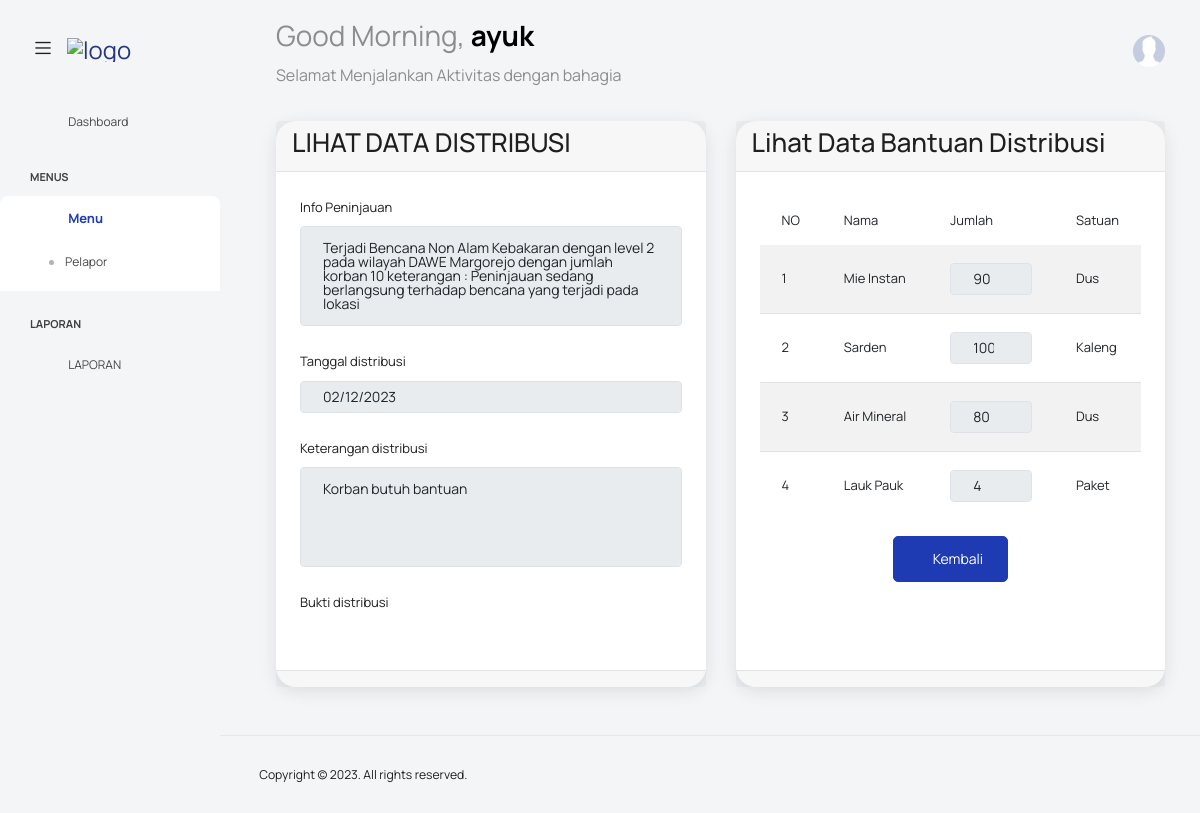
Page /?distribusi=lihat&id=3 (signed in) on the committed database.
### tables this page shows
CREATE TABLE `peninjauan` (
  `id_peninjauan` int(11) NOT NULL,
  `id_pelaporan` int(11) DEFAULT NULL,
  `id_wilayah` int(11) DEFAULT NULL,
  `id_bencana` int(11) DEFAULT NULL,
  `id_petugas_kajian` int(11) DEFAULT NULL,
  `kategori_bencana` varchar(20) DEFAULT NULL,
  `level_bencana` int(11) DEFAULT NULL,
  `tanggal_peninjauan` date DEFAULT NULL,
  `jumlah_korban` int(11) DEFAULT NULL,
  `keterangan_peninjauan` text DEFAULT NULL,
  `status_peninjauan` varchar(30) DEFAULT NULL,
  `bukti_peninjauan` text DEFAULT NULL,
  `dusun` varchar(255) DEFAULT NULL,
  `rt` char(3) DEFAULT NULL,
  `rw` char(3) DEFAULT NULL,
  `jumlah_kk` int(11) DEFAULT NULL,
  `jumlah_rumah` int(11) DEFAULT NULL,
  `sebab` text DEFAULT NULL,
  `akibat` text DEFAULT NULL,
  `upaya_penanganan` text DEFAULT NULL,
  `lain_lain` text DEFAULT NULL
);

CREATE TABLE `bencana` (
  `id_bencana` int(11) NOT NULL,
  `nama_bencana` varchar(20) DEFAULT NULL
);

CREATE TABLE `wilayah` (
  `id_wilayah` int(11) NOT NULL,
  `kecamatan` varchar(100) DEFAULT NULL,
  `desa` varchar(100) DEFAULT NULL,
  `no_telp` varchar(20) DEFAULT NULL,
  `status` varchar(20) DEFAULT NULL
);

CREATE TABLE `distribusi` (
  `id_distribusi` int(11) NOT NULL,
  `id_peninjauan` int(11) DEFAULT NULL,
  `tanggal_distribusi` date NOT NULL,
  `keterangan_distribusi` text NOT NULL,
  `status_distribusi` varchar(30) DEFAULT NULL,
  `bukti_distribusi` text DEFAULT NULL,
  `id_petugas_logistik` int(11) DEFAULT NULL
);

CREATE TABLE `bantuan_distribusi` (
  `id_bantuan_distribusi` int(11) NOT NULL,
  `id_distribusi` int(11) DEFAULT NULL,
  `id_stok_bantuan` int(11) DEFAULT NULL,
  `jumlah` int(11) DEFAULT NULL,
  `satuan` int(11) DEFAULT NULL,
  `batch` int(11) DEFAULT NULL
);

CREATE TABLE `bantuan` (
  `id_bantuan` int(11) NOT NULL,
  `nama_bantuan` varchar(50) DEFAULT NULL,
  `kategori` varchar(20) DEFAULT NULL,
  `satuan` varchar(20) DEFAULT NULL,
  `stok` int(20) DEFAULT NULL
);

### config/config.php (called while the page is built, shortened)
<?php
class Config {
    public function UrlWeb(){
        $url = "http://localhost/pengaduan-bpbd";
        return $url;
    }
    public function TemplateAdmin($page){
        $url = $this->UrlWeb();
        include "views/partials/_header.php";
        include "views/partials/_navbar.php";
        include "views/partials/_sidebar.php";
        include $page;
        include "views/partials/_footer.php";
    }
}

### function.php (called while the page is built, shortened)
<?php
function Querybanyak($query){
    $mysqli = new mysqli("localhost","root","","pengaduan-bpbd");
    return $mysqli->query($query);
}
function Querysatudata($query){
    $koneksi = mysqli_connect("localhost","root","","pengaduan-bpbd");
    $query_cek = mysqli_query($koneksi, $query);
    return mysqli_fetch_array($query_cek, MYSQLI_BOTH);
}

### views/distribusi/distribusi_lihat.php (the view, shortened to what this page needs)
<?php
$cari_distribusi_berdasarkan_id_distribusi = "SELECT * FROM distribusi WHERE id_distribusi = " . $_GET['id'] . "";
$satu_distribusi = Querysatudata($cari_distribusi_berdasarkan_id_distribusi);
$sql_peninjauan = "SELECT * FROM peninjauan LEFT JOIN bencana ON peninjauan.id_bencana = bencana.id_bencana JOIN wilayah ON peninjauan.id_wilayah = wilayah.id_wilayah WHERE peninjauan.id_peninjauan = " . $satu_distribusi['id_peninjauan'] . " ";
$peninjauan = Querysatudata($sql_peninjauan);
?>
<div class="main-panel">
  <div class="content-wrapper">
    <div class="row">
      <div class="col-lg-6 grid-margin stretch-card">
        <div class="card">
          <div class="card-header">
            <h2><?= strtoupper('Lihat data ' . array_keys($_GET)[0]) ?></h2>
          </div>
          <div class="card-body">
            <div class="row">
              <div class="form-group">
                <label for="info_peninjauan">Info Peninjauan</label>
                <textarea class="form-control" style="height: 100px;" disabled>Terjadi <?= $peninjauan['kategori_bencana'] ?> <?= $peninjauan['nama_bencana'] ?> dengan level <?= $peninjauan['level_bencana'] ?>   pada wilayah <?= $peninjauan['kecamatan'] ?> <?= $peninjauan['desa'] ?> dengan jumlah korban <?= $peninjauan['jumlah_korban'] ?> keterangan : <?= $peninjauan['keterangan_peninjauan'] ?>
                </textarea>
              </div>
              <div class="form-group">
                <label for="tanggal_distribusi">Tanggal distribusi</label>
                <input type="date" class="form-control p-input" id="tanggal_distribusi" aria-describedby="tanggal_distribusi" name="tanggal_distribusi" value="<?= $satu_distribusi['tanggal_distribusi'] ?>" disabled>
              </div>
              <div class="form-group">
                <label for="keterangan_distribusi">Keterangan distribusi</label>
                <textarea class="form-control" id="keterangan_distribusi" name="keterangan_distribusi" style="height: 100px;" disabled><?= $satu_distribusi['keterangan_distribusi'] ?></textarea>
              </div>
              <div class="form-group">
                <label for="bukti_distribusi">Bukti distribusi</label>
              </div>
            </div>
          </div>
          <div class="card-footer">
          </div>
        </div>
      </div>
      <div class="col-lg-6 grid-margin stretch-card">
        <div class="card">
          <div class="card-header">
            <h2>Lihat Data Bantuan Distribusi</h2>
          </div>
          <div class="card-body">
            <div class="row">
              <div class="table-responsive">
                <table class="table table-striped" id="">
                  <thead>
                    <tr>
                      <td>NO</td>
                      <td>Nama</td>
                      <td>Jumlah</td>
                      <td>Satuan</td>
                    </tr>
                  </thead>
                  <tbody id="editbodydistribusi">
                    <?php
                    $no = 1;
                    $bantuan_distribusis = Querybanyak("SELECT * FROM bantuan_distribusi LEFT JOIN stok_bantuan ON bantuan_distribusi.id_stok_bantuan = stok_bantuan.id_stok_bantuan WHERE bantuan_distribusi.id_distribusi = " . $_GET['id'] . "");
                    foreach ($bantuan_distribusis as $bantuan_distribusi) {
                      $bantuan = Querysatudata("SELECT * FROM bantuan WHERE id_bantuan = " . $bantuan_distribusi['id_bantuan'] . "")
                    ?>
                      <tr>
                        <td><?= $no++; ?></td>
                        <td><?= $bantuan['nama_bantuan']; ?></td>
                        <td>
                          <input class="form-control" type="number" name="jumlah_bantuan[]" min="0" value="<?= $bantuan_distribusi['jumlah']; ?>" disabled>
                        </td>
                        <td>
                          <?= $bantuan['satuan']; ?>
                        </td>
                      </tr>
                    <?php
                    }
                    ?>
                  </tbody>
                </table>
              </div>
              <div class="col-12 mt-3 text-center">
                <a href="<?= $url ?>/?distribusi=distribusi" class="btn btn-primary">
                  <i class="ti-arrow-left"></i>
                  Kembali
                </a>
              </div>
            </div>
          </div>
          <div class="card-footer">
          </div>
        </div>
      </div>
    </div>
  </div>

### rows in the picture
peninjauan: kategori_bencana+id_bencana+level_bencana "Terjadi Bencana Non Alam Kebakaran dengan level 2 pada wilayah DAWE Margorejo dengan jumlah korban 10 keterangan : Peninjauan sedang berlangsung terhadap bencana yang terjadi pada lokasi"
distribusi: tanggal_distribusi "02/12/2023", keterangan_distribusi "Korban butuh bantuan"
bantuan_distribusi: bantuan.nama_bantuan "Mie Instan", jumlah "90", bantuan.satuan "Dus"
bantuan_distribusi: bantuan.nama_bantuan "Sarden", jumlah "100", bantuan.satuan "Kaleng"
bantuan_distribusi: bantuan.nama_bantuan "Air Mineral", jumlah "80", bantuan.satuan "Dus"
bantuan_distribusi: bantuan.nama_bantuan "Lauk Pauk", jumlah "4", bantuan.satuan "Paket"

### other values in the picture
$_SESSION['username'] "ayuk"
